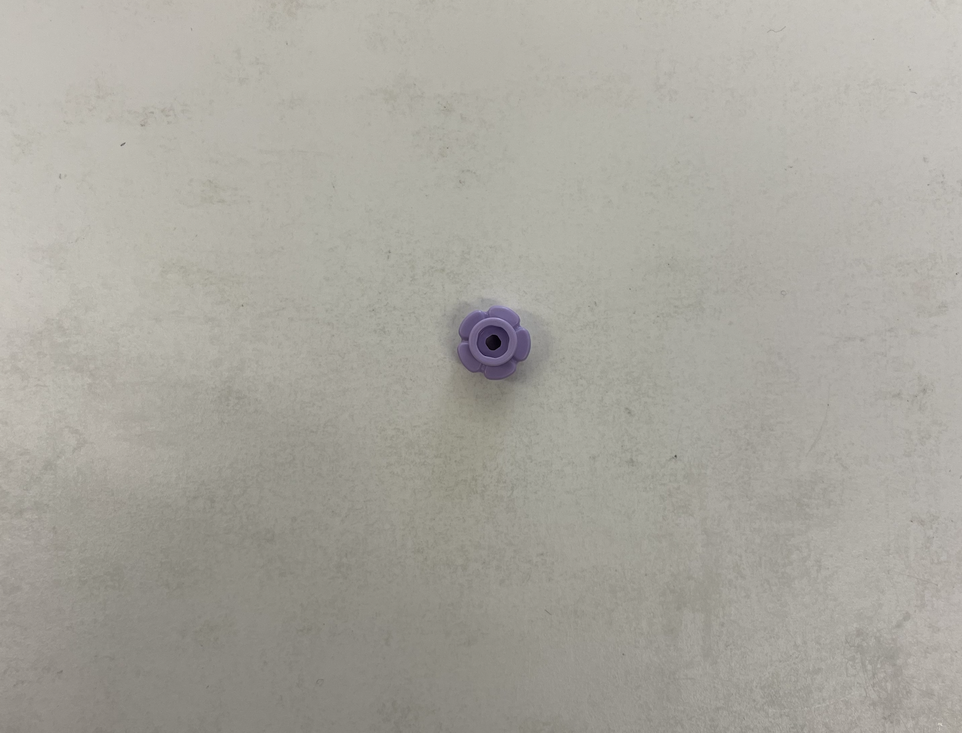
#> input picture src/assets/lavender.png, 962 x 733 px, shrunk from 1926 x 1468 before the run, found by its file name
$ python main.py   (older library calls are emulated)
#> lines starting #> are read from the running program, lines starting #| are printed output that depends on the picture; after the words box and inside, x2 and y2 are one past the last pixel; in counts of white or black regions, pixels touching at a corner belong together
#> in getImageMeanRGB, frame is the input picture: shape (733, 962, 3); mean B, G, R 157.9, 165.8, 168.4
### src/ColorRecognition.py
import numpy as np
import cv2


def cannyDetectEdges(img) -> cv2.Mat:
    gray = cv2.cvtColor(img, cv2.COLOR_BGR2GRAY)
    blurred = cv2.GaussianBlur(gray, (5, 5), 0)
    canny = cv2.Canny(blurred, 30, 200)
    return canny

#Test the efficacy of this method vs canny edge detection
def sobelDetectEdges(img) -> cv2.Mat:
    grad_x = cv2.Sobel(img, cv2.CV_64F, 1, 0)
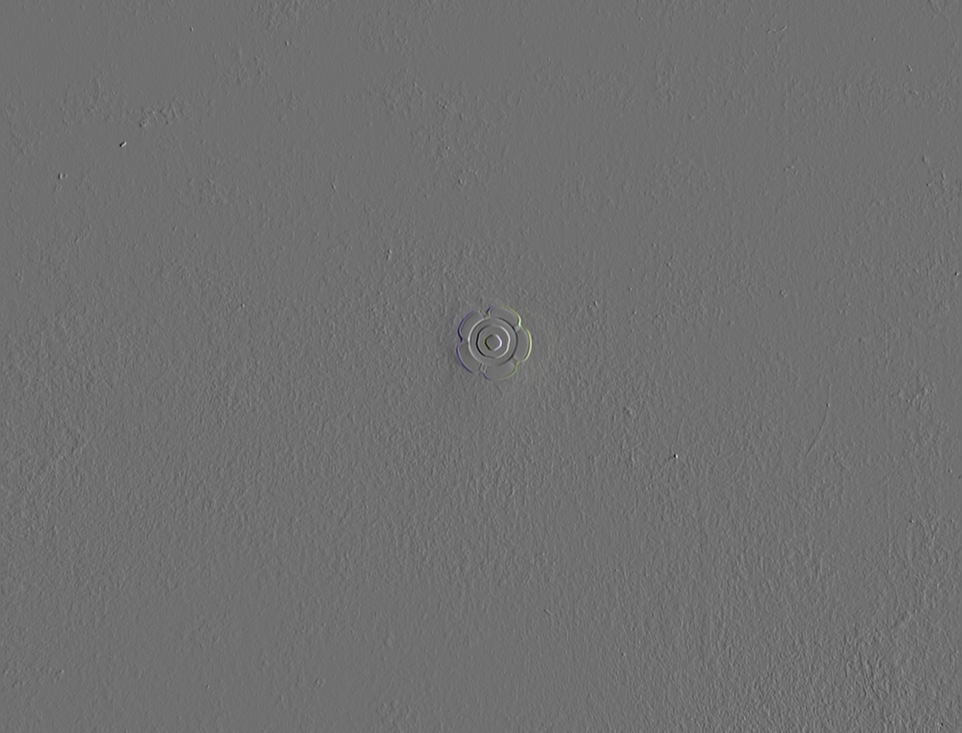
#> grad_x: shape (733, 962, 3) float64; mean B, G, R 0.1, 0, 0; drawn with min black and max white
    grad_y = cv2.Sobel(img, cv2.CV_64F, 0, 1)
    grad = np.sqrt(grad_x**2 + grad_y**2)
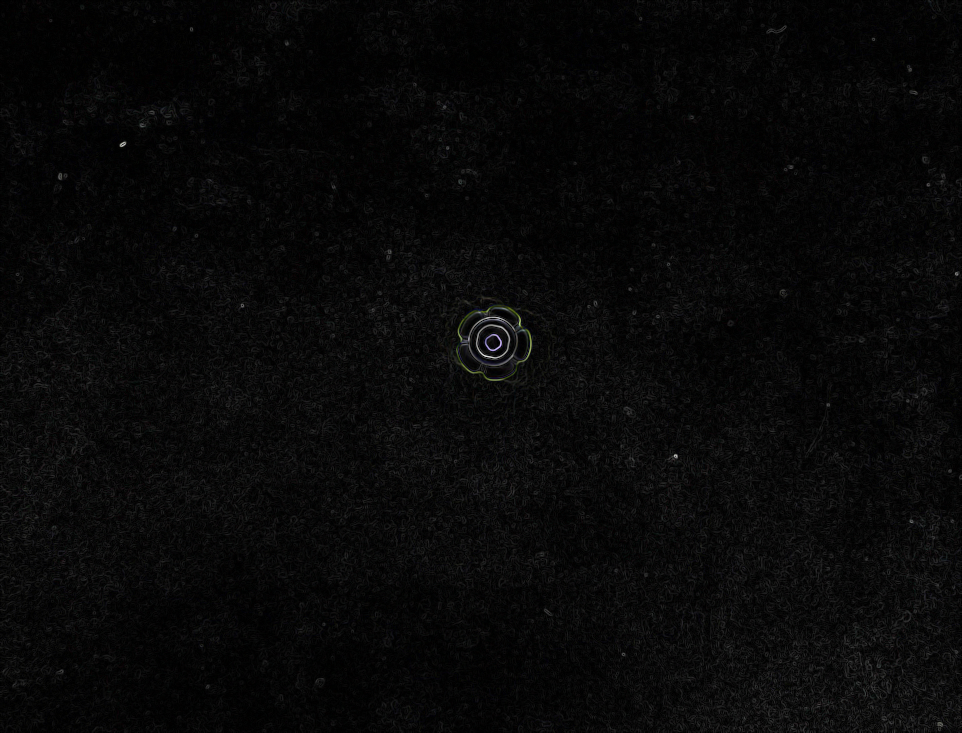
#> grad: shape (733, 962, 3) float64; mean B, G, R 13.8, 13.7, 13.7; drawn with min black and max white
    grad_norm = (grad * 255 / grad.max()).astype(np.uint8)
    return grad_norm


def getImageMeanRGB(path) -> list:
    frame = cv2.imread(path)
    sobel = sobelDetectEdges(frame)
    canny = cannyDetectEdges(sobel)
#> in cannyDetectEdges, `canny = cv2.Canny(blurred, 30, 200)`:
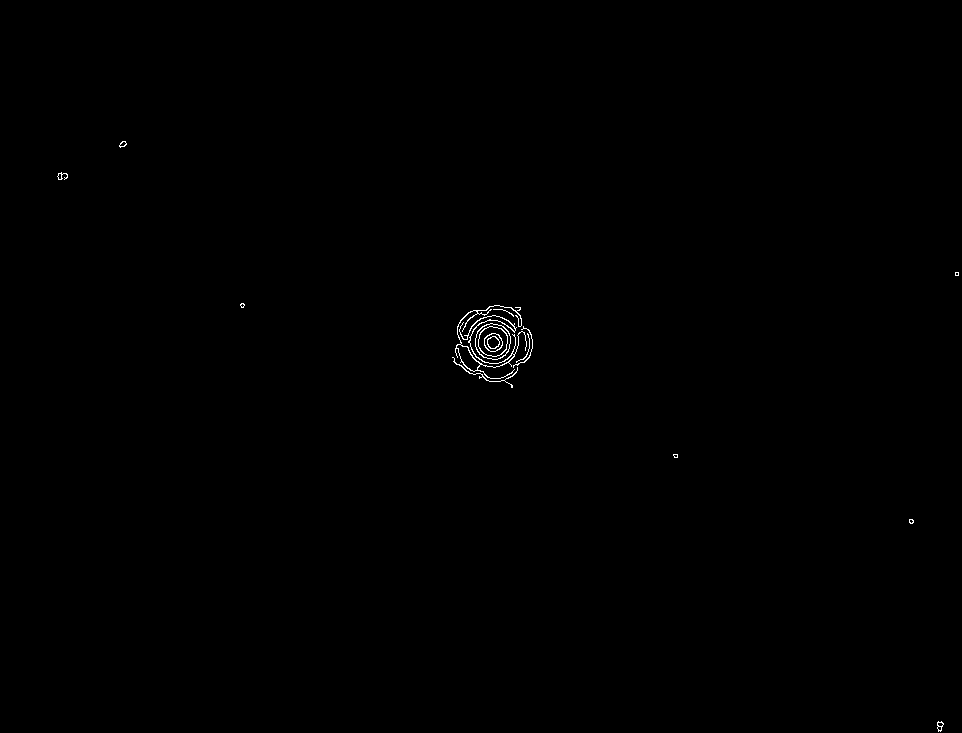
#> canny: shape (733, 962); 0.21% white in thin lines or dots, all inside (x1, y1, x2, y2) = (57, 141, 959, 732)
    return getMatrixMeanColor(canny, frame)

def getMatrixMeanColor(mask_matrix, image_matrix) -> list:
    total = [0, 0, 0]
    denominator = 0
    for i, row in  enumerate(mask_matrix):
        temp_rgb = getRowMeanColor(row, image_matrix, i)
        if temp_rgb is None:
            continue
        total[0] += temp_rgb[0]
        total[1] += temp_rgb[1]
        total[2] += temp_rgb[2]
        denominator += 1
#> after the loop, denominator = 63; total = [8315.4, 7613.5, 8047.6]
    total = list(map(lambda x : x / denominator, total))
#> total = [132, 120.8, 127.7]
    return total

# Add check for adjacency to another edge pixel
def getRowMeanColor(input_row, color_matrix, row_number) -> list:
    red = 0
    blue = 0
    green = 0
    denominator = 0
    count = 0
    target = sum(input_row)
    if target % 2 == 1 or target == 0:
        return None
    for i, j in enumerate(input_row):
        if j != 0:
            count += 1
        if count % 2 == 1:
            denominator += 1
            blue += color_matrix[row_number][i][0]
            green += color_matrix[row_number][i][1]
            red += color_matrix[row_number][i][2]

    return list(map(lambda x : x / denominator, [blue, green, red]))

### src/main.py
import ColorRecognition
import cv2

if __name__ == '__main__':
    print(ColorRecognition.getImageMeanRGB('/Users/sgupte/Documents/GitHub/LegoSorter/src/assets/lavender.png'))
    test = ColorRecognition.sobelDetectEdges(cv2.imread('src/assets/lavender.png'))
    canny = ColorRecognition.cannyDetectEdges(test)
    cv2.imshow('thing', test)
    cv2.imshow('cannt', canny)
    cv2.waitKey(0)
